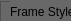
  <widget class="QFrame" name="frame_52">
   <property name="geometry">
    <rect>
     <x>19</x>
     <y>452</y>
     <width>71</width>
     <height>21</height>
    </rect>
   </property>
   <property name="minimumSize">
    <size>
     <width>71</width>
     <height>21</height>
    </size>
   </property>
   <property name="maximumSize">
    <size>
     <width>71</width>
     <height>21</height>
    </size>
   </property>
   <property name="styleSheet">
    <string notr="true">background-color: #686868;</string>
   </property>
   <property name="frameShape">
    <enum>QFrame::StyledPanel</enum>
   </property>
   <property name="frameShadow">
    <enum>QFrame::Raised</enum>
   </property>
   <widget class="QWidget" name="layoutWidget_6">
    <property name="geometry">
     <rect>
      <x>0</x>
      <y>0</y>
      <width>317</width>
      <height>23</height>
     </rect>
    </property>
    <layout class="QGridLayout" name="gridLayout_8">
     <item row="0" column="0">
      <widget class="QFrame" name="frame_53">
       <property name="minimumSize">
        <size>
         <width>71</width>
         <height>21</height>
        </size>
       </property>
       <property name="maximumSize">
        <size>
         <width>71</width>
         <height>21</height>
        </size>
       </property>
       <property name="styleSheet">
        <string notr="true">background-color: #686868;</string>
       </property>
       <property name="frameShape">
        <enum>QFrame::StyledPanel</enum>
       </property>
       <property name="frameShadow">
        <enum>QFrame::Raised</enum>
       </property>
       <widget class="QLabel" name="label_FrameStyle">
        <property name="geometry">
         <rect>
          <x>10</x>
          <y>0</y>
          <width>61</width>
          <height>21</height>
         </rect>
        </property>
        <property name="minimumSize">
         <size>
          <width>61</width>
          <height>21</height>
         </size>
        </property>
        <property name="maximumSize">
         <size>
          <width>61</width>
          <height>21</height>
         </size>
        </property>
        <property name="text">
         <string>Frame Style</string>
        </property>
       </widget>
      </widget>
     </item>
     <item row="0" column="1">
      <widget class="QLabel" name="label_82">
       <property name="minimumSize">
        <size>
         <width>61</width>
         <height>21</height>
        </size>
       </property>
       <property name="maximumSize">
        <size>
         <width>61</width>
         <height>21</height>
        </size>
       </property>
       <property name="text">
        <string>Frame Style</string>
       </property>
      </widget>
     </item>
     <item row="0" column="2">
      <widget class="QLineEdit" name="lineEdit_36">
       <property name="minimumSize">
        <size>
         <width>171</width>
         <height>21</height>
        </size>
       </property>
       <property name="maximumSize">
        <size>
         <width>171</width>
         <height>21</height>
        </size>
       </property>
       <property name="styleSheet">
        <string notr="true">border: 1px solid #686868;</string>
       </property>
      </widget>
     </item>
    </layout>
   </widget>
  </widget>
